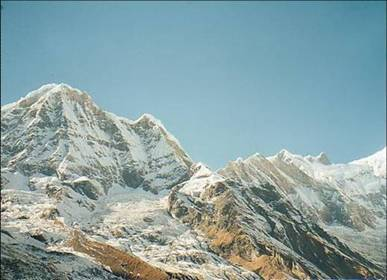
%> input picture Cmpe 492-Matlab/left.jpg, 387 x 280 px
$ octave RansacExample.m   (GNU Octave 9; MATLAB toolbox functions it lacks are replaced by stand-ins)
%> lines starting %> are read from the running program, lines starting %| are printed output that depends on the picture
imgArgb = im2single(imread('left.jpg'));
imgBrgb = im2single(imread('right.jpg'));
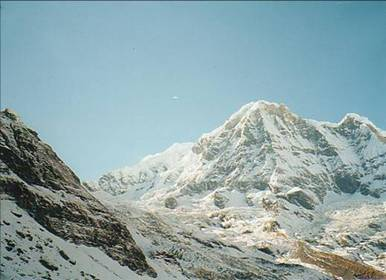
%> input picture Cmpe 492-Matlab/right.jpg, 386 x 280 px

imgArgb_resized = imresize(imgArgb,0.5);
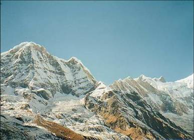
%> imgArgb_resized: size 140x194x3 single; mean R, G, B 0.543, 0.638, 0.646; drawn with min black and max white
imgBrgb_resized = imresize(imgBrgb,0.5);
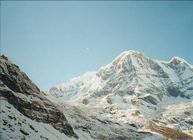
%> imgBrgb_resized: size 140x193x3 single; mean R, G, B 0.562, 0.652, 0.664
imgA = rgb2gray(imgArgb_resized);
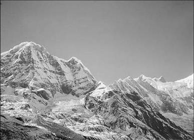
%> imgA: size 140x194 single; min 0.0822, max 1, mean 0.61; drawn with min black and max white
imgB = rgb2gray(imgBrgb_resized);
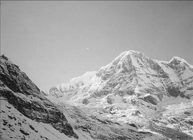
%> imgB: size 140x193 single; min 0.0734, max 0.976, mean 0.627

h1= figure;
subplot(1,2,1); imshow(imgArgb_resized);
subplot(1,2,2); imshow(imgBrgb_resized);

%SURF Detection
%> (the run ends here)
